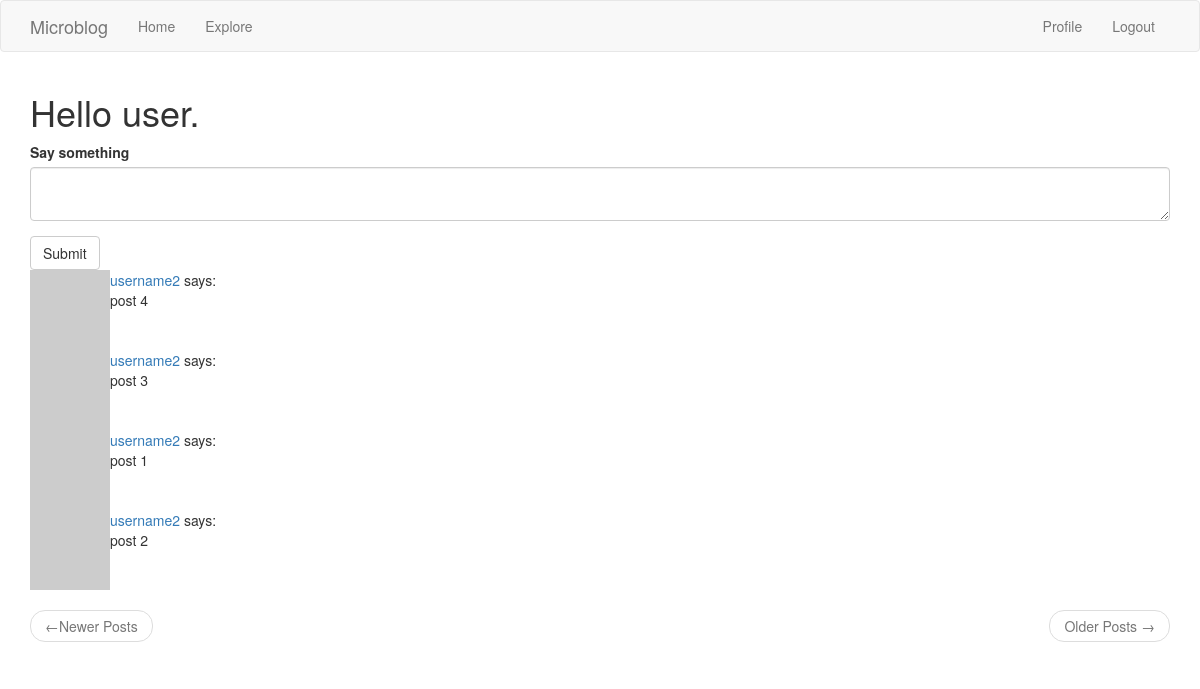
The app's page /index (signed in) with its own data.
### app/models.py (models this page shows, shortened)
class User(UserMixin, db.Model):
    id = db.Column(db.Integer, primary_key=True)
    username = db.Column(db.String(64), index=True, unique=True)
    email = db.Column(db.String(120), index=True, unique=True)
    password_hash = db.Column(db.String(128))
    about_me = db.Column(db.String(140))
    last_seen = db.Column(db.DateTime, default=datetime.utcnow)
    posts = db.relationship('Post', backref='author', lazy='dynamic')
    followed = db.relationship('User',
        secondary=followers,    # configures the association table that is used
        primaryjoin=(followers.c.follower_id == id),    # indicates the condition that links this to association table
        secondaryjoin=(followers.c.followed_id == id),  # indicates the condition that links other to association table
        backref=db.backref('followers', lazy='dynamic'),    # defines how the relationship will be accessed from this
        lazy='dynamic')
    def followed_posts(self):
        followed = Post.query \
            .join(followers, (followers.c.followed_id == Post.user_id)) \
            .filter(followers.c.follower_id == self.id)
        own = Post.query.filter_by(user_id=self.id)
        return followed.union(own).order_by(Post.timestamp.desc())
    def avatar(self, size):
        digest = md5(self.email.lower().encode('utf-8')).hexdigest()
        return 'https://www.gravatar.com/avatar/{}?d=identicon&s={}'.format(digest, size)

class Post(db.Model):
    id = db.Column(db.Integer, primary_key=True)
    body = db.Column(db.String(140))
    timestamp = db.Column(db.DateTime, index=True, default=datetime.utcnow)
    user_id = db.Column(db.Integer, db.ForeignKey('user.id'))

### app/routes.py (the view)
@application.route('/', methods=['GET', 'POST'])
@application.route('/index', methods=['GET', 'POST'])
@login_required    # requires user to be logged in, redirects otherwise
def index():
    form = PostForm()
    if form.validate_on_submit():
        post = Post(body=form.post.data, author=current_user)
        db.session.add(post)
        db.session.commit()
        flash('Your post is now live.')
        return redirect(url_for('index'))
    page = request.args.get('page', 1, type=int)
    posts = current_user.followed_posts().paginate(
        page, application.config['POSTS_PER_PAGE'], False)
    next_url = url_for('index', page=posts.next_num) if posts.has_next else None
    prev_url = url_for('index', page=posts.prev_num) if posts.has_prev else None
    return render_template('index.html', title='Home', form=form, posts=posts.items, next_url=next_url, prev_url=prev_url)

### app/forms.py
class PostForm(FlaskForm):
    post = TextAreaField('Say something', validators=[DataRequired(), Length(min=1, max=140)])
    submit = SubmitField('Submit')

### app/models.py (called while the page is built)
@login.user_loader
def load_user(id):
    return User.query.get(int(id))

### app/routes.py (called while the page is built)
@application.before_request     # to be executed right before the view function
def before_request():
    if current_user.is_authenticated:
        current_user.last_seen = datetime.utcnow()  # current_user identified from loader in models.py
        db.session.commit()

### app/templates/index.html
{% extends "base.html" %}
{% import "bootstrap/wtf.html" as wtf %}
{% block app_content %}
    <h1>Hello {{ current_user.username }}.</h1>
    {% if form %}
    {{ wtf.quick_form(form) }}
    {% endif %}
    {% for post in posts %}
        {% include '_post.html' %}
    {% endfor %}
    <nav aria-label="...">
        <ul class="pager">
            <li class="previous{% if not prev_url %} disabled{% endif %}">
                <a href="{{ prev_url or '#' }}">
                    <span aria-hidden="true">&larr;</span>Newer Posts
                </a>
            </li>
            <li class="next{% if not next_url %} disabled {% endif %}">
                <a href="{{ next_url or '#' }}">
                    Older Posts <span aria-hidden="true">&rarr;</span>
                </a>
            </li>
        </ul>
    </nav>
{% endblock %}

### app/templates/_post.html
<table>
    <tr valign="top">
        <td><img src="{{ post.author.avatar(36) }}" alt="Post Author Avatar"></td>
        <td>
            <a href="{{ url_for('user', username=post.author.username) }}">{{ post.author.username }}</a>
            says:<br>{{ post.body }}
        </td>
    </tr>
</table>

### records on screen
User: username "user"
Post: author.username "username2", body "post 4"
Post: author.username "username2", body "post 3"
Post: author.username "username2", body "post 1"
Post: author.username "username2", body "post 2"
